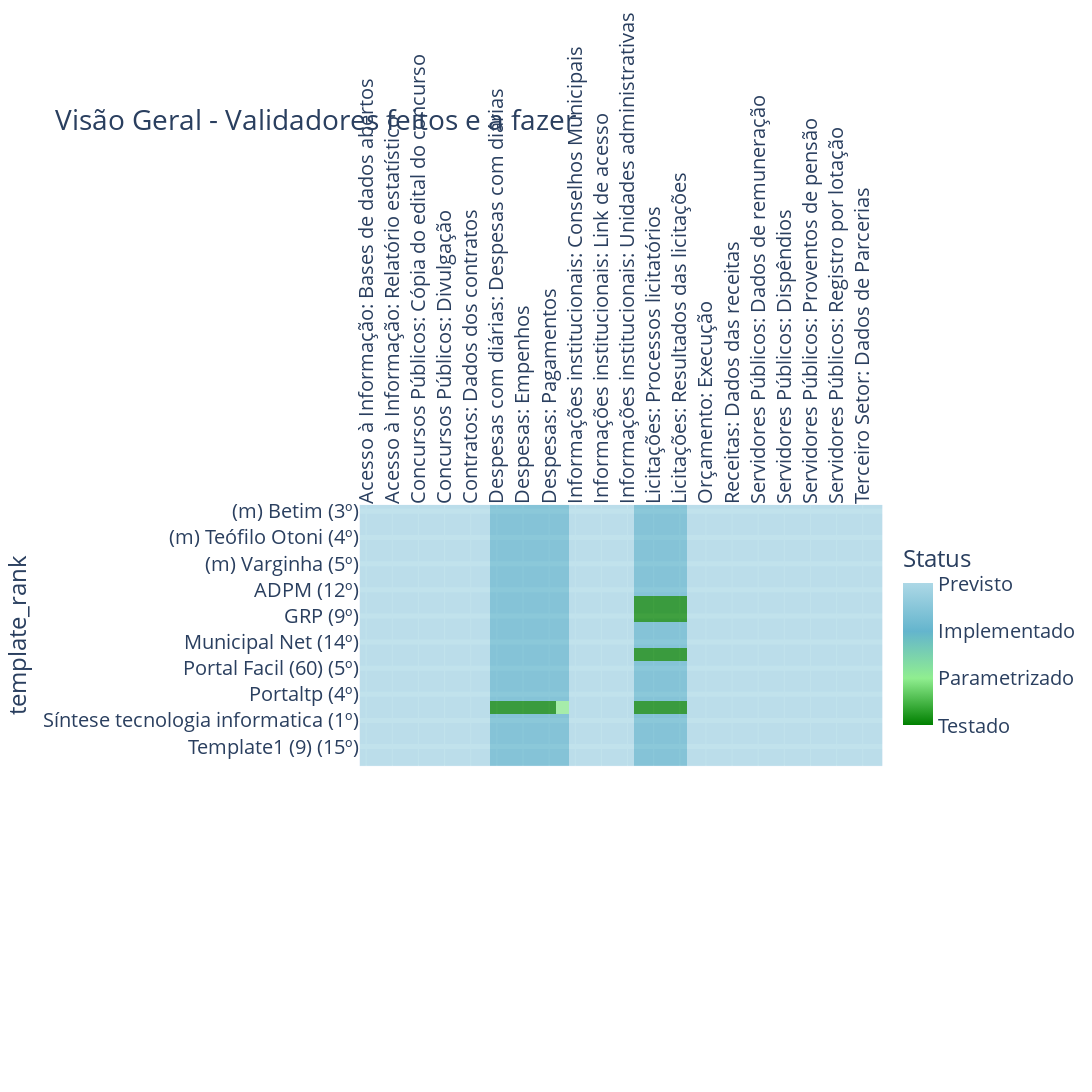

Notebook cell for this chart:
### Code cell
import plotly.express as px
import matplotlib.pyplot as plt

def plot_status_epics_dev(df, title, y_column, x_column, hue, showlegend=True):    

    fig = px.imshow(
        df, height=1500, width=1600, title=title,
        color_continuous_scale=[(0, "green"), (0.33, 'lightgreen'), (0.66, "#64b5cd"), (1, 'lightblue')]
    )     
        
    fig.update_traces(opacity=0.75)
    fig.update_xaxes(tickangle=-90, side="top")
    fig.update_yaxes(showgrid=True, gridwidth=5)
    
    fig.update_layout(
        coloraxis_colorbar=dict(
            title="Status", 
            tickvals=[1,2,3,4],
            ticktext=["Testado","Parametrizado","Implementado",'Previsto'],
            lenmode="pixels", 
            len=200), 
        font=dict(size=20)
    )
    
    return fig


figures.plot_status_epics_dev = plot_status_epics_dev

epics_dev_df = pd.read_csv("data/epics_dev.csv", index_col="template_rank")

fig = figures.plot_status_epics_dev(epics_dev_df, title='Visão Geral - Validadores feitos e a fazer',        
        y_column='template', x_column='title', hue="state", showlegend=True)


fig.write_image('./fig/status-dev.png', scale=1)
fig

### Figure 1 — Plotly figure (JSON) as saved in the notebook; plotly's stock layout.template omitted (floating-point values rounded to 4 significant figures; data arrays with more than 128 entries replaced by an {"elided": "..."} marker saying what was removed)
{"data": [{"coloraxis": "coloraxis", "hovertemplate": "x: %{x}<br>template_rank: %{y}<br>color: %{z}<extra></extra>", "name": "0", "opacity": 0.75, "type": "heatmap", "x": ["Acesso à Informação: Bases de dados abertos", "Acesso à Informação: Informações", "Acesso à Informação: Relatório estatístico", "Acesso à Informação: Requisitos Exigidos", "Concursos Públicos: Cópia do edital do concurso", "Concursos Públicos: Dados do Concurso", "Concursos Públicos: Divulgação", "Contratos: Conteúdo integral", "Contratos: Dados dos contratos", "Contratos: Gerar relatório", "Despesas com diárias: Despesas com diárias", "Despesas: Consulta", "Despesas: Empenhos", "Despesas: Gerar relatório", "Despesas: Pagamentos", "Despesas: Relatórios", "Informações institucionais: Conselhos Municipais", "Informações institucionais: Estrutura organizacional", "Informações institucionais: Link de acesso", "Informações institucionais: Registro das competências", "Informações institucionais: Unidades administrativas", "Licitações: Editais", "Licitações: Processos licitatórios", "Licitações: Registro dos procedimentos", "Licitações: Resultados das licitações", "Obras públicas: Dados para acompanhamento", "Orçamento: Execução", "Orçamento: Legislação", "Receitas: Dados das receitas", "Servidores Públicos: Auxilios", "Servidores Públicos: Dados de remuneração", "Servidores Públicos: Dados dos servidores", "Servidores Públicos: Dispêndios", "Servidores Públicos: Proventos de aposentadoria", "Servidores Públicos: Proventos de pensão", "Servidores Públicos: Registro da remuneração", "Servidores Públicos: Registro por lotação", "Servidores Públicos: Relatório mensal", "Terceiro Setor: Dados de Parcerias", "Terceiro Setor: Repasses"], "xaxis": "x", "y": ["(m) Betim (3º)", "(m) Juiz de Fora (2º)", "(m) Teófilo Otoni (4º)", "(m) Uberlândia (1º)", "(m) Varginha (5º)", "ABO (13º)", "ADPM (12º)", "Betha (10º)", "GRP (9º)", "Memory (2º)", "Municipal Net (14º)", "PT (7º)", "Portal Facil (60) (5º)", "Portal Fácil (46) (6º)", "Portaltp (4º)", "Siplanweb (3º)", "Síntese tecnologia informatica (1º)", "Template1 (22) (11º)", "Template1 (9) (15º)", "Template2 (8º)"], "yaxis": "y", "z": {"elided": "20x40 int values"}}], "layout": {"coloraxis": {"colorbar": {"len": 200, "lenmode": "pixels", "ticktext": ["Testado", "Parametrizado", "Implementado", "Previsto"], "tickvals": [1, 2, 3, 4], "title": {"text": "Status"}}, "colorscale": [[0, "green"], [0.33, "lightgreen"], [0.66, "#64b5cd"], [1, "lightblue"]]}, "font": {"size": 20}, "height": 1500, "title": {"text": "Visão Geral - Validadores feitos e a fazer"}, "width": 1600, "xaxis": {"anchor": "y", "autorange": true, "constrain": "domain", "domain": [0, 1], "range": [-0.5, 39.5], "scaleanchor": "y", "side": "top", "tickangle": -90, "type": "category"}, "yaxis": {"anchor": "x", "autorange": true, "constrain": "domain", "domain": [0.3036, 0.6964], "gridwidth": 5, "range": [19.5, -0.5], "showgrid": true, "title": {"text": "template_rank"}, "type": "category"}}}
